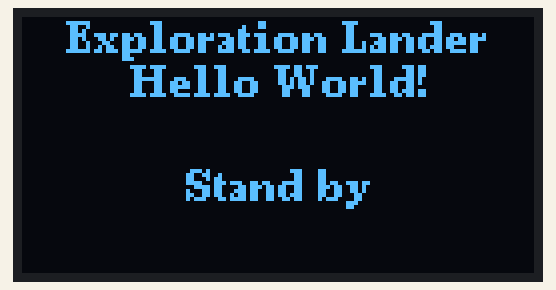
Simulated run of this sketch. Board: Arduino Uno, built with avr-gcc and run on an emulated ATmega328P. Parts: 128×64 one-colour display.

Above: at 1.2 s.
At 1.7 s:
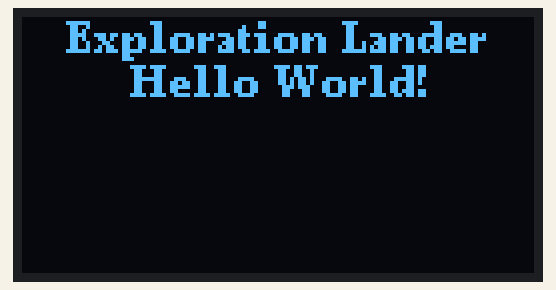

The sketch:

day21_OLED_display.ino
```cpp
#include <U8g2lib.h>

U8G2_SH1106_128X64_NONAME_F_HW_I2C lander_display(U8G2_R0, /* reset=*/U8X8_PIN_NONE);

void setup() {
  // put your setup code here, to run once:
  delay(1000);
  lander_display.begin();

  // Select a font to use for character display
  // The library supports hundreds of different fonts which can be found at
  // https://github.com/olikraus/u8g2/wiki/fntlistall
  lander_display.setFont(u8g2_font_ncenB08_tr);  // choose a suitable font

  // Uncomment the next line if your display shows the text upside down.
  // lander_display.setDisplayRotation(U8G2_R2);
}

void loop(void) {
  // put your main code here, to run repeatedly:
  byte font_height = lander_display.getMaxCharHeight();
  lander_display.clearBuffer();

  // it is easier to put letter on the very top of the screan if we
  // use top corner of a letter to put it
  lander_display.setFontPosTop();

  drawCenteredString(0, "Exploration Lander");
  drawCenteredString(font_height, "Hello World!");

  static bool blink_on = true;
  if (blink_on){
    // font_height*2 -> because is taken by previous 2 messages
    //
    byte centered_y = ((font_height*2) + (lander_display.getDisplayHeight() - (font_height*2))/2);

    lander_display.setFontPosCenter();
    drawCenteredString(centered_y, "Stand by");
  }

  blink_on = !blink_on;

  lander_display.sendBuffer();  // transfer internal memory to the display
  delay(500);   // Delay for blink effect

}


void drawCenteredString(byte y, const char *string) {
  byte centered_x = (lander_display.getDisplayWidth() - lander_display.getStrWidth(string)) / 2;
  lander_display.drawStr(centered_x, y, string);
}
```

Measured:
- what the display in image 0 shows lasts 0.6 s, from 1.1 s to 1.7 s
